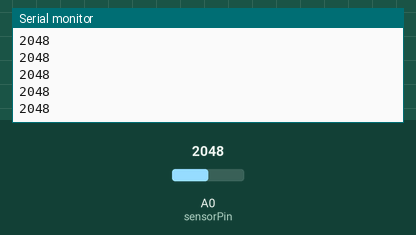
Recording of a sketch running on a simulated Particle Photon. On the bench: the last lines printed to the serial monitor. The inputs (shaded band) are chosen by the test bench; at power-on: A0 (sensorPin) = 2048.

Above: at 1.2 s.
1.3 s: A0 (sensorPin) set to 2866
At 1.31 s:
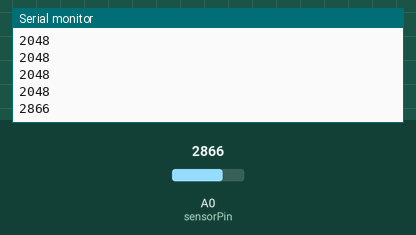
2.8 s: A0 (sensorPin) set to 3603
At 2.81 s:
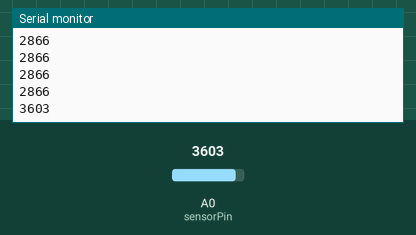
Timing chart, 0 to 5.8 s (numbered marks = the images above; inputs shaded):
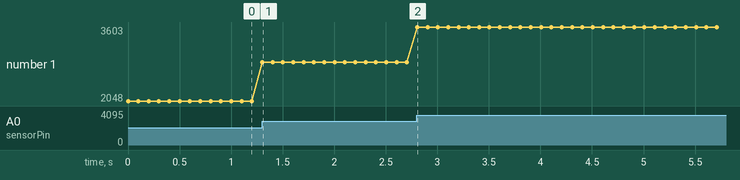

The sketch:

light-sensor.ino
```cpp
int sensorValue = 0;
int sensorPin = A0;

void setup() {
    pinMode(A0, INPUT);
    Serial.begin(9600);
    Particle.variable("reading", sensorValue);
}

void loop() {
    sensorValue = analogRead(sensorPin);
    Serial.println(sensorValue);
    delay(100);
}
```

Measured:
- after the input at 1.3 s, the serial monitor: prints a new line at once (image 1)
- after the input at 2.8 s, the serial monitor: prints a new line at once (image 2)
- plotted number 1: 2048 → 2866 after the input at 1.3 s, 2866 → 3603 after the input at 2.8 s
